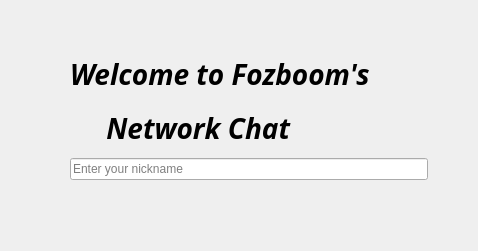
<?xml version="1.0" encoding="UTF-8"?>
<ui version="4.0">
 <class>LoginWindow</class>
 <widget class="QWidget" name="LoginWindow">
  <property name="geometry">
   <rect>
    <x>0</x>
    <y>0</y>
    <width>478</width>
    <height>251</height>
   </rect>
  </property>
  <property name="windowTitle">
   <string>Login</string>
  </property>
  <widget class="QWidget" name="">
   <property name="geometry">
    <rect>
     <x>70</x>
     <y>50</y>
     <width>358</width>
     <height>130</height>
    </rect>
   </property>
   <layout class="QVBoxLayout" name="verticalLayout">
    <item>
     <widget class="QLabel" name="label">
      <property name="font">
       <font>
        <family>CMU Classical Serif</family>
        <pointsize>21</pointsize>
        <italic>true</italic>
        <bold>true</bold>
       </font>
      </property>
      <property name="text">
       <string>Welcome to Fozboom's </string>
      </property>
      <property name="textFormat">
       <enum>Qt::AutoText</enum>
      </property>
     </widget>
    </item>
    <item>
     <widget class="QLabel" name="label_3">
      <property name="font">
       <font>
        <family>CMU Classical Serif</family>
        <pointsize>21</pointsize>
        <italic>true</italic>
        <bold>true</bold>
       </font>
      </property>
      <property name="text">
       <string>     Network Chat</string>
      </property>
     </widget>
    </item>
    <item>
     <widget class="QLineEdit" name="nickname">
      <property name="placeholderText">
       <string>Enter your nickname</string>
      </property>
     </widget>
    </item>
   </layout>
  </widget>
 </widget>
 <resources/>
 <connections/>
</ui>
